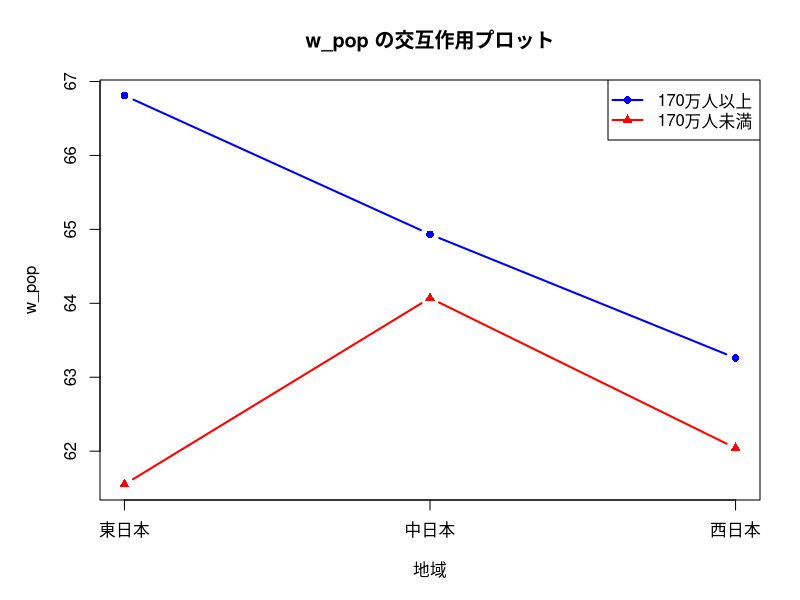

The R source for this figure:
# すべての課題を実行する統合スクリプト（課題3）

cat("=======================================================\n")
cat("              課題3 統計検定の実行                     \n")
cat("=======================================================\n\n")

cat("作業ディレクトリ:", getwd(), "\n\n")

# データの読み込み
cat("データを読み込んでいます...\n")
data <- read.csv("../cv.csv", header = TRUE)
cat("データの読み込みが完了しました。\n")
cat("データサイズ:", nrow(data), "行 ×", ncol(data), "列\n\n")

# openxlsxパッケージの確認とインストール
if (!require(openxlsx)) {
  cat("openxlsxパッケージをインストールしています...\n")
  install.packages("openxlsx")
}
library(openxlsx)

# Excelワークブックを作成
wb <- createWorkbook()

# =======================================================
# 課題① ウェルチのt検定
# =======================================================
cat("=======================================================\n")
cat("課題① ウェルチのt検定\n")
cat("東日本 vs 西日本の平均値の差の検定\n")
cat("=======================================================\n\n")

# 連続変数を選択
continuous_vars <- names(data)[!names(data) %in% c("ken", "area2", "area3")]

# 結果を格納するデータフレーム
results1 <- data.frame(
  変数名 = character(),
  東日本平均 = numeric(),
  西日本平均 = numeric(),
  t値 = numeric(),
  自由度 = numeric(),
  p値 = numeric(),
  有意差 = character(),
  stringsAsFactors = FALSE
)

# 各変数についてウェルチのt検定を実行
for (var in continuous_vars) {
  higashi <- data[data$area2 == "higashi", var]
  nishi <- data[data$area2 == "nishi", var]

  test_result <- t.test(higashi, nishi, var.equal = FALSE)

  mean_higashi <- mean(higashi, na.rm = TRUE)
  mean_nishi <- mean(nishi, na.rm = TRUE)

  significance <- ifelse(test_result$p.value < 0.01, "**（1%水準で有意）",
    ifelse(test_result$p.value < 0.05, "*（5%水準で有意）",
      "有意差なし"
    )
  )

  results1 <- rbind(results1, data.frame(
    変数名 = var,
    東日本平均 = mean_higashi,
    西日本平均 = mean_nishi,
    t値 = test_result$statistic,
    自由度 = test_result$parameter,
    p値 = test_result$p.value,
    有意差 = significance
  ))
}

print(results1)
cat("\n")

# 有意差がある変数をリストアップ
significant_vars1 <- results1[results1$p値 < 0.05, ]
if (nrow(significant_vars1) > 0) {
  cat("有意差が認められた変数:\n")
  for (i in 1:nrow(significant_vars1)) {
    cat(sprintf(
      "- %s: 東日本=%.2f, 西日本=%.2f (p=%.4f)\n",
      significant_vars1$変数名[i],
      significant_vars1$東日本平均[i],
      significant_vars1$西日本平均[i],
      significant_vars1$p値[i]
    ))
  }
} else {
  cat("有意差が認められた変数はありません。\n")
}

# Excelに追加
addWorksheet(wb, "1_ウェルチのt検定")
writeData(wb, "1_ウェルチのt検定", results1)
setColWidths(wb, "1_ウェルチのt検定", cols = 1:7, widths = "auto")

cat("\n課題①が完了しました。\n\n")

# =======================================================
# 課題② 1要因分散分析
# =======================================================
cat("=======================================================\n")
cat("課題② 1要因分散分析（One-way ANOVA）\n")
cat("東日本 vs 中日本 vs 西日本の平均値の差の検定\n")
cat("=======================================================\n\n")

# 結果を格納するデータフレーム
results2 <- data.frame(
  変数名 = character(),
  東日本平均 = numeric(),
  中日本平均 = numeric(),
  西日本平均 = numeric(),
  F値 = numeric(),
  自由度1 = integer(),
  自由度2 = integer(),
  p値 = numeric(),
  有意差 = character(),
  stringsAsFactors = FALSE
)

# 各変数について1要因分散分析を実行
for (var in continuous_vars) {
  test_data <- data.frame(
    value = data[[var]],
    group = data$area3
  )

  anova_result <- aov(value ~ group, data = test_data)
  anova_summary <- summary(anova_result)

  mean_higashi <- mean(data[data$area3 == "higashi", var], na.rm = TRUE)
  mean_naka <- mean(data[data$area3 == "naka", var], na.rm = TRUE)
  mean_nishi <- mean(data[data$area3 == "nishi", var], na.rm = TRUE)

  f_value <- anova_summary[[1]]$`F value`[1]
  p_value <- anova_summary[[1]]$`Pr(>F)`[1]
  df1 <- anova_summary[[1]]$Df[1]
  df2 <- anova_summary[[1]]$Df[2]

  significance <- ifelse(p_value < 0.01, "**（1%水準で有意）",
    ifelse(p_value < 0.05, "*（5%水準で有意）",
      "有意差なし"
    )
  )

  results2 <- rbind(results2, data.frame(
    変数名 = var,
    東日本平均 = mean_higashi,
    中日本平均 = mean_naka,
    西日本平均 = mean_nishi,
    F値 = f_value,
    自由度1 = df1,
    自由度2 = df2,
    p値 = p_value,
    有意差 = significance
  ))
}

print(results2)
cat("\n")

# 有意差がある変数をリストアップ
significant_vars2 <- results2[results2$p値 < 0.05, ]
if (nrow(significant_vars2) > 0) {
  cat("有意差が認められた変数:\n")
  for (i in 1:nrow(significant_vars2)) {
    cat(sprintf(
      "- %s: 東=%.2f, 中=%.2f, 西=%.2f (F=%.2f, p=%.4f)\n",
      significant_vars2$変数名[i],
      significant_vars2$東日本平均[i],
      significant_vars2$中日本平均[i],
      significant_vars2$西日本平均[i],
      significant_vars2$F値[i],
      significant_vars2$p値[i]
    ))
  }
  cat("\n")

  # 多重比較（Tukey HSD）
  cat("多重比較（Tukey HSD）を実施:\n\n")
  for (var in significant_vars2$変数名) {
    cat("【", var, "】\n", sep = "")
    test_data <- data.frame(
      value = data[[var]],
      group = data$area3
    )
    anova_result <- aov(value ~ group, data = test_data)
    tukey_result <- TukeyHSD(anova_result)
    print(tukey_result)
    cat("\n")
  }
} else {
  cat("有意差が認められた変数はありません。\n")
}

# Excelに追加
addWorksheet(wb, "2_1要因分散分析")
writeData(wb, "2_1要因分散分析", results2)
setColWidths(wb, "2_1要因分散分析", cols = 1:9, widths = "auto")

cat("\n課題②が完了しました。\n\n")

# =======================================================
# 課題③ 2要因分散分析
# =======================================================
cat("=======================================================\n")
cat("課題③ 2要因分散分析（Two-way ANOVA）\n")
cat("要因1: 地域（area3）\n")
cat("要因2: 人口規模（170万人以上/未満）\n")
cat("=======================================================\n\n")

# 人口規模の変数を作成
data$pop_category <- ifelse(data$pop >= 1700, "170万人以上", "170万人未満")

cat("人口カテゴリの分布:\n")
print(table(data$area3, data$pop_category))
cat("\n")

# pop以外の連続変数を選択
continuous_vars3 <- continuous_vars[continuous_vars != "pop"]

# 結果を格納するデータフレーム
results3 <- data.frame(
  変数名 = character(),
  地域F値 = numeric(),
  地域p値 = numeric(),
  地域有意差 = character(),
  人口F値 = numeric(),
  人口p値 = numeric(),
  人口有意差 = character(),
  交互作用F値 = numeric(),
  交互作用p値 = numeric(),
  交互作用有意差 = character(),
  stringsAsFactors = FALSE
)

# 各変数について2要因分散分析を実行
for (var in continuous_vars3) {
  cat("分析中:", var, "\n")

  test_data <- data.frame(
    value = data[[var]],
    area = factor(data$area3),
    pop_cat = factor(data$pop_category)
  )

  anova_result <- aov(value ~ area * pop_cat, data = test_data)
  anova_summary <- summary(anova_result)

  area_f <- anova_summary[[1]]$`F value`[1]
  area_p <- anova_summary[[1]]$`Pr(>F)`[1]
  pop_f <- anova_summary[[1]]$`F value`[2]
  pop_p <- anova_summary[[1]]$`Pr(>F)`[2]
  inter_f <- anova_summary[[1]]$`F value`[3]
  inter_p <- anova_summary[[1]]$`Pr(>F)`[3]

  area_sig <- ifelse(area_p < 0.01, "**",
    ifelse(area_p < 0.05, "*", "n.s.")
  )
  pop_sig <- ifelse(pop_p < 0.01, "**",
    ifelse(pop_p < 0.05, "*", "n.s.")
  )
  inter_sig <- ifelse(inter_p < 0.01, "**",
    ifelse(inter_p < 0.05, "*", "n.s.")
  )

  results3 <- rbind(results3, data.frame(
    変数名 = var,
    地域F値 = area_f,
    地域p値 = area_p,
    地域有意差 = area_sig,
    人口F値 = pop_f,
    人口p値 = pop_p,
    人口有意差 = pop_sig,
    交互作用F値 = inter_f,
    交互作用p値 = inter_p,
    交互作用有意差 = inter_sig
  ))
}

print(results3)
cat("\n")

# 有意差のまとめ
cat("【地域（area3）に有意差がある変数】\n")
area_sig_vars <- results3[results3$地域p値 < 0.05, ]
if (nrow(area_sig_vars) > 0) {
  for (i in 1:nrow(area_sig_vars)) {
    cat(sprintf("- %s (F=%.2f, p=%.4f)\n",
      area_sig_vars$変数名[i],
      area_sig_vars$地域F値[i],
      area_sig_vars$地域p値[i]
    ))
  }
} else {
  cat("なし\n")
}
cat("\n")

cat("【人口規模に有意差がある変数】\n")
pop_sig_vars <- results3[results3$人口p値 < 0.05, ]
if (nrow(pop_sig_vars) > 0) {
  for (i in 1:nrow(pop_sig_vars)) {
    cat(sprintf("- %s (F=%.2f, p=%.4f)\n",
      pop_sig_vars$変数名[i],
      pop_sig_vars$人口F値[i],
      pop_sig_vars$人口p値[i]
    ))
  }
} else {
  cat("なし\n")
}
cat("\n")

cat("【交互作用（地域×人口規模）に有意差がある変数】\n")
inter_sig_vars <- results3[results3$交互作用p値 < 0.05, ]
if (nrow(inter_sig_vars) > 0) {
  for (i in 1:nrow(inter_sig_vars)) {
    cat(sprintf("- %s (F=%.2f, p=%.4f)\n",
      inter_sig_vars$変数名[i],
      inter_sig_vars$交互作用F値[i],
      inter_sig_vars$交互作用p値[i]
    ))
  }
} else {
  cat("なし\n")
}
cat("\n")

# 交互作用プロットの作成
if (nrow(inter_sig_vars) > 0) {
  cat("交互作用プロットを作成します...\n")

  if (!dir.exists("interaction_plots")) {
    dir.create("interaction_plots")
  }

  for (var in inter_sig_vars$変数名) {
    means <- aggregate(data[[var]], by = list(data$area3, data$pop_category), FUN = mean)
    names(means) <- c("area", "pop_cat", "mean")

    filename <- paste0("interaction_plots/interaction_", var, ".png")
    png(filename, width = 600, height = 400)

    par(mar = c(5, 5, 4, 2))
    plot(1:3, means[means$pop_cat == "170万人以上", "mean"],
      type = "b", col = "blue", pch = 16, lwd = 2,
      ylim = range(means$mean), xlab = "地域", ylab = var,
      main = paste(var, "の交互作用プロット"),
      xaxt = "n"
    )
    lines(1:3, means[means$pop_cat == "170万人未満", "mean"],
      type = "b", col = "red", pch = 17, lwd = 2
    )
    axis(1, at = 1:3, labels = c("東日本", "中日本", "西日本"))
    legend("topright",
      legend = c("170万人以上", "170万人未満"),
      col = c("blue", "red"), pch = c(16, 17), lwd = 2
    )

    dev.off()
    cat("  ", filename, "を作成\n")
  }
}

# Excelに追加
addWorksheet(wb, "3_2要因分散分析")
writeData(wb, "3_2要因分散分析", results3)
setColWidths(wb, "3_2要因分散分析", cols = 1:10, widths = "auto")

# 交互作用プロットをExcelに追加
if (nrow(inter_sig_vars) > 0) {
  addWorksheet(wb, "3_交互作用プロット")
  row_position <- 1

  for (var in inter_sig_vars$変数名) {
    filename <- paste0("interaction_plots/interaction_", var, ".png")
    if (file.exists(filename)) {
      insertImage(wb, "3_交互作用プロット",
        file = filename,
        startRow = row_position,
        startCol = 1,
        width = 6,
        height = 4
      )
      writeData(wb, "3_交互作用プロット",
        x = var,
        startRow = row_position,
        startCol = 8
      )
      row_position <- row_position + 21
    }
  }
}

cat("\n課題③が完了しました。\n\n")

# =======================================================
# Excelファイルを保存
# =======================================================
cat("=======================================================\n")
cat("Excelファイルを保存しています...\n")
saveWorkbook(wb, "kadai3_results.xlsx", overwrite = TRUE)
cat("kadai3_results.xlsx に結果を保存しました。\n")
cat("=======================================================\n\n")

cat("すべての課題が完了しました！\n")
cat("以下のファイルが生成されました:\n")
cat("  - kadai3_results.xlsx (すべての結果)\n")
if (nrow(inter_sig_vars) > 0) {
  cat("  - interaction_plots/ (交互作用プロット)\n")
}
